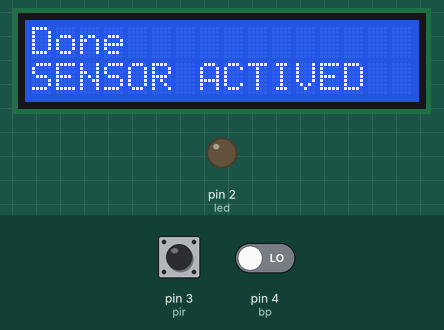
A sketch run on a simulated Arduino Uno, built with avr-gcc and run on an emulated ATmega328P. Shown: 16×2 character LCD, output pins drawn as LEDs (lit = HIGH). Dashed ring = blinking. The inputs (shaded band) are chosen by the test bench; at power-on: pin 3 (pir) LOW, pin 4 (bp) LOW.

Above: at 8.3 s.
8.4 s: pin 3 (pir) driven HIGH
At 9.4 s:
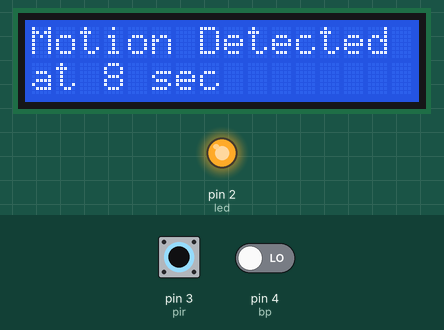
9.9 s: pin 4 (bp) driven HIGH
At 10.7 s:
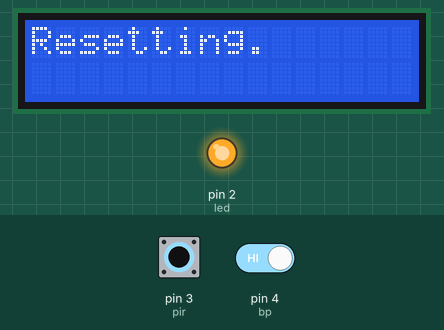
12.9 s: pin 3 (pir) driven LOW
At 15.7 s:
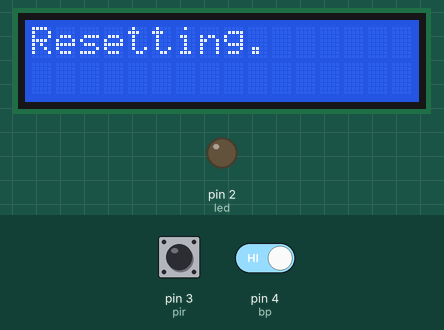
18.9 s: pin 4 (bp) driven LOW
21.4 s: pin 3 (pir) driven HIGH
At 21.7 s:
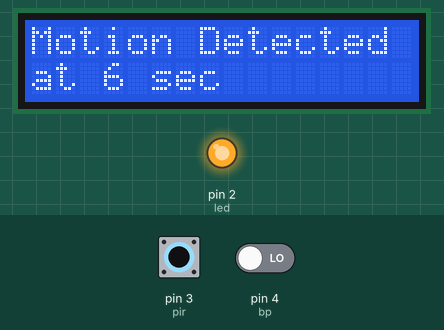
22.9 s: pin 3 (pir) pulsed LOW 5 times (0.12 s each, 0.3 s apart)
At 22.96 s:
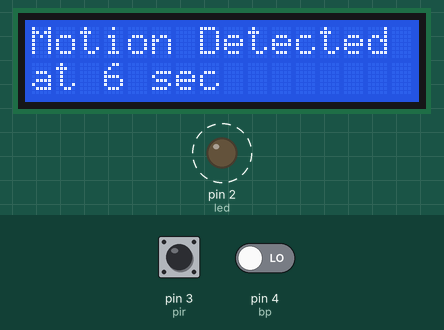
Timing chart, 0 to 25.9 s (numbered marks = the images above; inputs shaded):
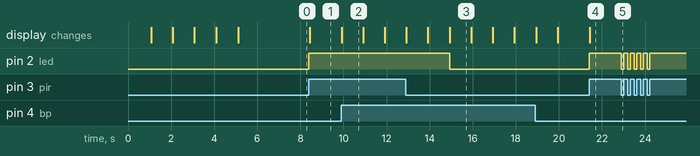

Measured:
- after the input at 8.4 s, pin 2 (led): LOW → HIGH at once; the display: changes at once (image 1)
- after the input at 9.9 s, the display: changes at once (image 2)
- after the input at 12.9 s, pin 2 (led): HIGH → LOW after 2.0 s
- after the input at 21.4 s, pin 2 (led): LOW → HIGH at once; the display: changes at once (image 4)
- after the input at 22.9 s, pin 2 (led): alternates HIGH for 0.18 s and LOW for 0.12 s, 10 changes in all, then stays HIGH, starting at once

The sketch:

sketch_jul9b.ino
```cpp
#include <LiquidCrystal_I2C.h>

LiquidCrystal_I2C lcd(0x27, 16, 2);

int calibrationTime = 5;
long unsigned int lowIn;
long unsigned int pause = 5000;
long unsigned int startTime;

boolean lockLow = true;
boolean takeLowTime;
int pir = 3;
int led = 2;
int bp = 4; // button pin
int bs = 0; // button state

#define MAX_LOGS 20
unsigned int motionDetected[MAX_LOGS];
unsigned int motionEnded[MAX_LOGS];
int motionIndex = 0;

void setup() {
  pinMode(pir, INPUT);
  pinMode(led, OUTPUT);
  pinMode(bp, INPUT);
  digitalWrite(led, LOW);
  Serial.begin(9600);
  lcd.init();
  lcd.backlight();
  startTime = millis();
  Starting();
}

void loop() {
  bs = digitalRead(bp);

  if (digitalRead(pir) == HIGH) {
    digitalWrite(led, HIGH);
    if (lockLow) {
      lockLow = false;
      unsigned int motionTime = (millis() - startTime) / 1000;
      if (motionIndex < MAX_LOGS) {
        motionDetected[motionIndex] = motionTime;
      }
      lcd.clear();
      lcd.print("Motion Detected");
      lcd.setCursor(0, 1);
      lcd.print("at ");
      lcd.print(motionTime);
      lcd.print(" sec");
      delay(50);
    }
    takeLowTime = true;
  }

  if (digitalRead(pir) == LOW) {
    digitalWrite(led, LOW);
    if (takeLowTime) {
      lowIn = millis() - startTime;
      takeLowTime = false;
    }
    if (!lockLow && (millis() - startTime - lowIn) > pause) {
      lockLow = true;
      unsigned int endTime = (millis() - startTime - pause) / 1000;
      if (motionIndex < MAX_LOGS) {
        motionEnded[motionIndex] = endTime;
        motionIndex++;
      }
      lcd.clear();
      lcd.print("Motion ended at");
      lcd.setCursor(0, 1);
      lcd.print(endTime);
      lcd.print(" sec");
      delay(50);
    }
  }

  if (bs == 1) {
    print();
    startTime = millis();
    lcd.clear();
    lcd.print("Resetting");
    for (int i = 0; i < 4; i++) {
      lcd.print(".");
      delay(1000);
    }
    lcd.clear();
    lcd.print("Done");
    delay(1000);
    lcd.clear();
    lockLow = true;
    motionIndex = 0; // clear stored logs
    return;
  }
}

void Starting() {
  lcd.setCursor(0, 0);
  lcd.print("Calibrating");
  lcd.setCursor(0, 1);
  lcd.print("Sensor");
  for (int i = 0; i < calibrationTime; i++) {
    lcd.print(".");
    delay(1000);
  }
  lcd.clear();
  lcd.print("Done");
  lcd.setCursor(0, 1);
  lcd.print("SENSOR ACTIVED");
  delay(2000);
}

void print() {
    for (int i = 0; i < motionIndex; i++) {
    Serial.print("Motion ");
    Serial.print(i+1);
    Serial.print(": Start = ");
    Serial.print(motionDetected[i]);
    Serial.print(" sec, End = ");
    Serial.print(motionEnded[i]);
    Serial.println(" sec");
  }
}
```
